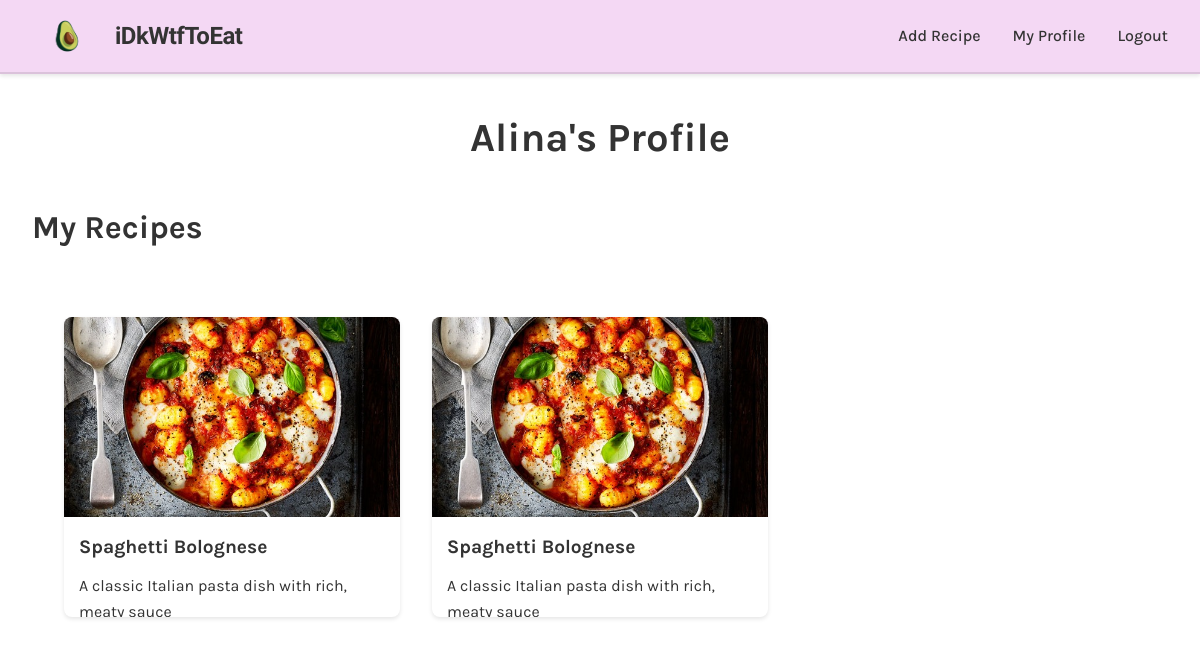
/user/Alina (signed in), run on the app's committed database.
### app/models.py (models this page shows, shortened)
class User(UserMixin, db.Model):
    id = db.Column(db.Integer, primary_key=True)
    username = db.Column(db.String(64), unique=True, nullable=False)
    email = db.Column(db.String(120), unique=True, nullable=False)
    password_hash = db.Column(db.String(128))
    recipes = db.relationship('Recipe', backref='author', lazy='dynamic')

class Recipe(db.Model):
    id = db.Column(db.Integer, primary_key=True)
    title = db.Column(db.String(100), nullable=False)
    description = db.Column(db.Text)
    ingredients = db.Column(db.Text, nullable=False)
    instructions = db.Column(db.Text, nullable=False)
    calories = db.Column(db.Float, nullable=False)
    protein = db.Column(db.Float, nullable=False)
    created_at = db.Column(db.DateTime, default=datetime.utcnow)
    user_id = db.Column(db.Integer, db.ForeignKey('user.id'))
    category_id = db.Column(db.Integer, db.ForeignKey('category.id'))
    image_url = db.Column(db.String(255))  # Store the path to the uploaded image

### app/main/routes.py (the view)
@bp.route('/user/<username>')
@login_required
def user(username):
    user = User.query.filter_by(username=username).first_or_404()
    recipes = Recipe.query.filter_by(user_id=user.id).all()
    return render_template('user.html', user=user, recipes=recipes)

### app/models.py (called while the page is built)
@login.user_loader
def load_user(id):
    return User.query.get(int(id))

### app/templates/user.html (shortened to what this page needs)
{% extends "base.html" %}
{% block content %}
    <div class="user-profile">
        <h1>{{ user.username }}'s Profile</h1>
        <div class="user-recipes">
            <h2>My Recipes</h2>
            {% if recipes %}
                <div class="recipe-grid">
                    {% for recipe in recipes %}
                        <div class="recipe-card">
                            {% if recipe.image_url %}
                                <img src="{{ recipe.image_url }}" alt="{{ recipe.title }}">
                            {% else %}
                                <img src="{{ url_for('static', filename='images/main-body-food.jpg') }}" alt="Default Recipe Image">
                            {% endif %}
                            <div class="recipe-info">
                                <h3>{{ recipe.title }}</h3>
                                <p>{{ recipe.description[:100] }}{% if recipe.description|length > 100 %}...{% endif %}</p>
                            </div>
                        </div>
                    {% endfor %}
                </div>
            {% else %}
                <p class="no-recipes">You haven't added any recipes yet.</p>
                <div class="text-center">
                    <a href="{{ url_for('main.new_recipe') }}" class="btn btn-primary">Add Your First Recipe</a>
                </div>
            {% endif %}
        </div>
    </div>
{% endblock %}

### app/static/css/styles.css (style rules this page uses)
:root { --primary-color: #F4D8F4; --secondary-color: #6c757d; --success-color: #28a745; --danger-color: #dc3545; --light-color: #f8f9fa; --dark-color: #343a40; --border-color: #dee2e6; --text-color: #333333; --link-color: #333333; --hover-color: #000000; }
* { margin: 0; padding: 0; box-sizing: border-box; }
body { font-family: "Karla", sans-serif; line-height: 1.6; color: #333; background-color: #ffffff; min-width: 100%; overflow-x: hidden; }
.recipe-grid, .recipes-grid, .user-recipes .recipe-grid { display: grid; grid-template-columns: repeat(auto-fill, minmax(300px, 1fr)); gap: 2rem; padding: 2rem; max-width: 1200px; margin: 0 auto; }
.recipe-card { background: white; border-radius: 8px; box-shadow: 0 2px 4px rgba(0, 0, 0, 0.1); overflow: hidden; transition: transform 0.3s ease; display: flex; flex-direction: column; height: 100%; }
.recipe-card img { width: 100%; height: 200px; object-fit: cover; }
.recipe-info { padding: 15px; display: flex; flex-direction: column; flex-grow: 1; }
.recipe-info h3 { margin: 0 0 10px 0; font-size: 1.2em; color: #333; }
.recipe-grid .recipe-card { height: 300px; }
.recipe-grid .recipe-info { padding: 15px; }
.user-profile { max-width: 1200px; margin: 2rem auto; padding: 0 2rem; }
.user-profile h1 { margin-bottom: 2rem; text-align: center; font-size: 2.5rem; color: var(--text-color); }
.user-recipes { margin-top: 2rem; }
.user-recipes h2 { margin-bottom: 2rem; font-size: 2rem; color: var(--text-color); }

### data on the page
User: username "Alina"
Recipe: title "Spaghetti Bolognese", description "A classic Italian pasta dish with rich, meaty sauce"
Recipe: title "Spaghetti Bolognese", description "A classic Italian pasta dish with rich, meaty sauce"
